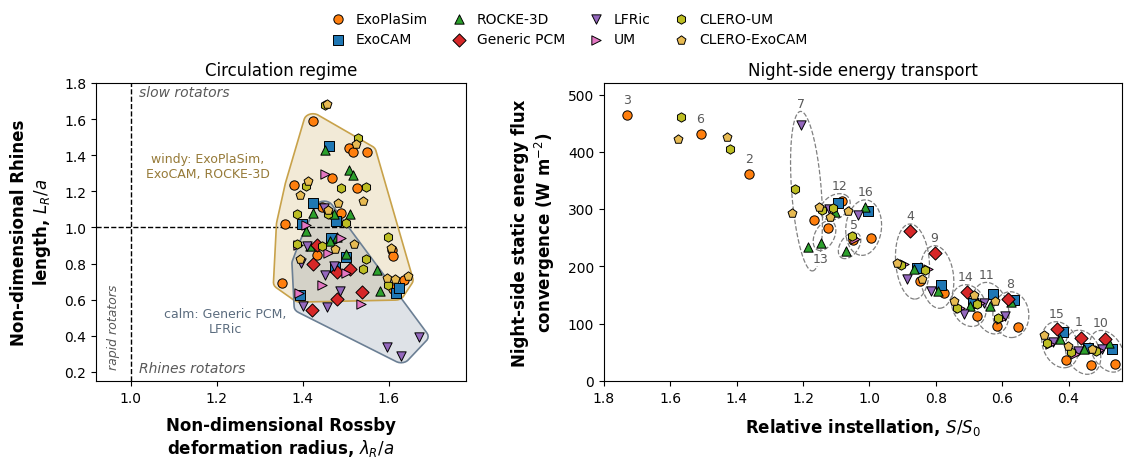

Write Python code to recreate this figure.
#
# Dynamical regimes across the parameter space
#
# Panel (a)  the non-dimensional Rhines length against the non-dimensional
#            Rossby deformation radius, after Figure 4 of Haqq-Misra et al.
#            (2018), with the equations as corrected by its two errata
# Panel (b)  the night-side static energy flux convergence at each sample
#            point, after Figure 2 of the same 2018 paper
#
# The jet latitude and regime label are plotted in fig_jet_regimes.py; they
# stay here for the numbers printed at the end.
#
# Arrays are produced by extract_regimes.py; rerun it after any resubmission.
#
import numpy as np
import matplotlib.pyplot as plt
from matplotlib.patches import Polygon
from matplotlib.colors import to_rgb, to_hex
from scipy.spatial import ConvexHull

# Axis labels in bold, and set a little clear of the tick labels
plt.rcParams[ 'axes.labelweight' ] = 'bold'
plt.rcParams[ 'axes.labelpad' ]    = 8

SHOW_TRANSPORT = True     # set False to drop panel (b)
TRANSPORT_X    = 'flux'   # abscissa of (b): 'flux' (S/S0), 'contrast' or 'case'
CASE_OVALS     = ( TRANSPORT_X != 'contrast' )   # dashed oval and number around each case
                          # in (b); on the contrast axis the cases overlap

# ─── QMC sample points, replicated from fig_interpolation_temp.py ────────────
flux = np.arange( 400, 2700, 100 )
pn2  = np.array( [ 0.10, 0.13, 0.16, 0.21, 0.26, 0.34, 0.43, 0.55, 0.70, 0.89,
                   1.13, 1.44, 1.83, 2.34, 2.98, 3.79, 4.83, 6.16, 7.85, 10.0 ] )
flux1 = np.array( [ 500, 1900, 2400, 1200, 1500, 2100, 1600, 800,
                    1100, 400, 900, 1500, 1600, 900, 600, 1400 ] )
pres1 = np.array( [ 0.70, 7.85, 0.21, 2.34, 0.16, 1.83, 0.55, 6.16,
                    0.70, 4.83, 0.10, 2.98, 0.16, 1.44, 0.43, 10.0 ] )

# ─── Regime diagnostics, from extract_regimes.py ─────────────────────────────
# ExoCAM
exocam_case  = np.array( [ 1, 4, 8, 9, 10, 11, 12, 14, 15, 16 ] )
exocam_lamr  = np.array( [ 1.399, 1.500, 1.476, 1.477, 1.394, 1.461, 1.616, 1.465, 1.424, 1.623 ] )
exocam_lr    = np.array( [ 1.017, 0.834, 0.783, 1.034, 0.626, 1.454, 0.637, 0.944, 1.135, 0.664 ] )
exocam_jet   = ['SJ', 'DJ', 'DJ', 'SJ', 'DJ', 'SJ', 'DJ', 'DJ', 'SJ', 'DJ']
exocam_jetlat= np.array( [ 2.0, 42.0, 66.0, 2.0, 70.0, 2.0, 66.0, 34.0, 2.0, 58.0 ] )
exocam_conv  = np.array( [ 57.1, 196.9, 140.7, 167.3, 55.7, 152.4, 310.8, 136.8, 84.9, 296.1 ] )
exocam_dn    = np.array( [ 0.323, 0.164, 0.136, 0.191, 0.156, 0.205, 0.011, 0.228, 0.283, 0.009 ] )
exocam_ratio = np.array( [ 0.572, 0.507, 0.463, 0.590, 0.461, 0.638, 0.424, 0.553, 0.531, 0.374 ] )

# ExoPlaSim
plasim_case  = np.array( [ 1, 2, 3, 4, 5, 6, 7, 8, 9, 10, 11, 12, 13, 14, 15, 16 ] )
plasim_lamr  = np.array( [ 1.360, 1.636, 1.550, 1.490, 1.508, 1.607, 1.527, 1.434, 1.469, 1.353, 1.424, 1.610, 1.518, 1.445, 1.380, 1.611 ] )
plasim_lr    = np.array( [ 1.021, 0.709, 1.418, 1.081, 1.438, 0.878, 1.220, 0.848, 1.272, 0.695, 1.591, 0.841, 1.417, 1.116, 1.235, 0.662 ] )
plasim_jet   = ['DJ', 'DJ', 'SJ', 'DJ', 'SJ', 'DJ', 'SJ', 'DJ', 'SJ', 'DJ', 'SJ', 'DJ', 'SJ', 'DJ', 'DJ', 'SJ']
plasim_jetlat= np.array( [ 58.1, 30.5, 2.8, 52.6, 2.8, 47.1, 2.8, 63.7, 2.8, 69.2, 2.8, 58.1, 2.8, 52.6, 41.5, 2.8 ] )
plasim_conv  = np.array( [ 27.6, 361.0, 464.2, 174.3, 245.8, 430.4, 280.7, 94.7, 153.7, 29.6, 95.3, 313.8, 266.2, 113.1, 36.6, 249.5 ] )
plasim_dn    = np.array( [ 0.429, 0.016, 0.061, 0.164, 0.105, 0.023, 0.122, 0.220, 0.240, 0.334, 0.297, 0.024, 0.087, 0.262, 0.443, 0.024 ] )
plasim_ratio = np.array( [ 0.655, 0.199, 0.512, 0.609, 0.443, 0.460, 0.545, 0.454, 0.665, 0.685, 0.632, 0.408, 0.418, 0.541, 0.651, 0.283 ] )

# ROCKE-3D
rocke3d_case  = np.array( [ 1, 4, 5, 7, 8, 9, 10, 11, 12, 13, 14, 15, 16 ] )
rocke3d_lamr  = np.array( [ 1.409, 1.500, 1.508, 1.511, 1.479, 1.473, 1.417, 1.451, 1.572, 1.517, 1.464, 1.423, 1.579 ] )
rocke3d_lr    = np.array( [ 0.979, 0.854, 1.318, 1.073, 0.949, 1.075, 0.900, 1.429, 0.767, 1.293, 0.927, 1.078, 0.650 ] )
rocke3d_jet   = ['SJ', 'DJ', 'DJ', 'SJ', 'DJ', 'SJ', 'DJ', 'SJ', 'DJ', 'DJ', 'DJ', 'SJ', 'DJ']
rocke3d_jetlat= np.array( [ 0.0, 40.0, 20.0, 4.0, 68.0, 4.0, 68.0, 4.0, 64.0, 24.0, 40.0, 4.0, 68.0 ] )
rocke3d_conv  = np.array( [ 56.4, 196.3, 227.1, 234.2, 138.0, 157.2, 65.6, 130.1, 295.2, 240.9, 130.0, 74.1, 303.5 ] )
rocke3d_dn    = np.array( [ 0.268, 0.148, 0.079, 0.070, 0.140, 0.177, 0.162, 0.192, 0.041, 0.067, 0.209, 0.254, 0.040 ] )
rocke3d_ratio = np.array( [ 0.454, 0.497, 0.546, 0.408, 0.525, 0.529, 0.477, 0.573, 0.198, 0.458, 0.519, 0.464, 0.246 ] )

# LFRic
lfric_case  = np.array( [ 1, 4, 7, 8, 9, 10, 11, 12, 14, 15, 16 ] )
lfric_lamr  = np.array( [ 1.396, 1.487, 1.671, 1.457, 1.472, 1.401, 1.450, 1.596, 1.453, 1.411, 1.629 ] )
lfric_lr    = np.array( [ 0.803, 0.647, 0.396, 0.560, 0.784, 0.563, 1.107, 0.338, 0.737, 0.899, 0.290 ] )
lfric_jet   = ['SJ', 'DJ', 'SJ', 'DJ', 'DJ', 'SJ', 'SJ', 'DJ', 'SJ', 'SJ', 'DJ']
lfric_jetlat= np.array( [ 1.0, 43.0, 1.0, 39.0, 1.0, 1.0, 5.0, 61.0, 1.0, 1.0, 69.0 ] )
lfric_conv  = np.array( [ 53.0, 177.3, 447.4, 112.8, 157.4, 56.5, 136.9, 299.6, 116.5, 67.4, 288.9 ] )
lfric_dn    = np.array( [ 0.403, 0.171, 0.055, 0.184, 0.232, 0.238, 0.239, 0.014, 0.270, 0.377, 0.017 ] )
lfric_ratio = np.array( [ 0.704, 0.522, 0.441, 0.726, 0.614, 0.817, 0.717, 0.812, 0.645, 0.705, 0.430 ] )

# Generic PCM
pcm_case  = np.array( [ 1, 4, 8, 9, 10, 14, 15 ] )
pcm_lamr  = np.array( [ 1.423, 1.537, 1.480, 1.509, 1.422, 1.479, 1.433 ] )
pcm_lr    = np.array( [ 0.798, 0.640, 0.603, 0.771, 0.541, 0.756, 0.905 ] )
pcm_jet   = ['SJ', 'DJ', 'DJ', 'DJ', 'DJ', 'DJ', 'SJ']
pcm_jetlat= np.array( [ 3.9, 58.7, 62.6, 50.9, 62.6, 43.0, 0.0 ] )
pcm_conv  = np.array( [ 75.4, 261.3, 142.2, 223.6, 73.2, 155.4, 90.9 ] )
pcm_dn    = np.array( [ 0.272, 0.097, 0.143, 0.147, 0.161, 0.214, 0.257 ] )
pcm_ratio = np.array( [ 0.520, 0.430, 0.492, 0.438, 0.355, 0.502, 0.548 ] )

# UM
um_case  = np.array( [ 1, 4, 8, 9, 10, 11, 14, 15, 16 ] )
um_lamr  = np.array( [ 1.390, 1.501, 1.445, 1.490, 1.391, 1.451, 1.458, 1.408, 1.536 ] )
um_lr    = np.array( [ 0.905, 0.750, 0.680, 0.944, 0.635, 1.295, 0.858, 1.012, 0.578 ] )
um_jet   = ['SJ', 'DJ', 'DJ', 'DJ', 'DJ', 'SJ', 'DJ', 'SJ', 'DJ']
um_jetlat= np.array( [ 1.0, 47.0, 59.0, 41.0, 63.0, 1.0, 53.0, 1.0, 41.0 ] )
um_conv  = np.array( [ 46.3, 204.6, 108.1, 195.3, 54.4, 135.4, 127.6, 63.8, 247.0 ] )
um_dn    = np.array( [ 0.432, 0.149, 0.206, 0.195, 0.278, 0.254, 0.244, 0.393, 0.065 ] )
um_ratio = np.array( [ 0.688, 0.512, 0.620, 0.599, 0.657, 0.805, 0.565, 0.686, 0.489 ] )

# CLERO, an emulator: drawn, but kept out of the hulls, ovals and statistics
# CLERO-UM
clero_um_case  = np.array( [ 1, 2, 4, 5, 6, 7, 8, 9, 10, 11, 12, 14, 15, 16 ] )
clero_um_lamr  = np.array( [ 1.388, 1.599, 1.500, 1.528, 1.598, 1.547, 1.446, 1.490, 1.386, 1.451, 1.548, 1.459, 1.407, 1.541 ] )
clero_um_lr    = np.array( [ 1.076, 0.683, 1.024, 1.497, 0.948, 1.224, 0.896, 1.219, 0.906, 1.677, 0.825, 1.073, 1.229, 0.772 ] )
clero_um_jet   = ['SJ', 'DJ', 'DJ', 'SJ', 'DJ', 'DJ', 'DJ', 'SJ', 'DJ', 'SJ', 'DJ', 'DJ', 'SJ', 'DJ']
clero_um_jetlat= np.array( [ 2.8, 52.6, 47.1, 2.8, 47.1, 41.5, 58.1, 2.8, 69.2, 2.8, 47.1, 47.1, 2.8, 47.1 ] )
clero_um_conv  = np.array( [ 50.0, 404.2, 202.9, 301.9, 461.3, 335.9, 110.3, 193.8, 52.7, 135.1, 297.6, 127.8, 65.6, 252.9 ] )
clero_um_dn    = np.array( [ 0.425, 0.002, 0.148, 0.096, 0.009, 0.067, 0.200, 0.189, 0.296, 0.243, 0.065, 0.249, 0.393, 0.060 ] )
clero_um_ratio = np.array( [ 0.729, 0.035, 0.544, 0.585, 0.169, 0.463, 0.623, 0.611, 0.700, 0.740, 0.428, 0.633, 0.741, 0.446 ] )

# CLERO-ExoCAM
clero_exocam_case  = np.array( [ 1, 2, 4, 5, 6, 7, 8, 9, 10, 11, 12, 14, 15, 16 ] )
clero_exocam_lamr  = np.array( [ 1.393, 1.646, 1.519, 1.525, 1.606, 1.541, 1.476, 1.482, 1.394, 1.457, 1.597, 1.460, 1.412, 1.614 ] )
clero_exocam_lr    = np.array( [ 1.178, 0.734, 0.907, 1.462, 0.885, 1.148, 0.882, 1.133, 0.825, 1.682, 0.722, 1.098, 1.257, 0.715 ] )
clero_exocam_jet   = ['SJ', 'DJ', 'DJ', 'SJ', 'DJ', 'DJ', 'DJ', 'SJ', 'DJ', 'SJ', 'DJ', 'DJ', 'SJ', 'DJ']
clero_exocam_jetlat= np.array( [ 2.8, 58.1, 41.5, 2.8, 47.1, 47.1, 63.7, 2.8, 69.2, 2.8, 58.1, 41.5, 2.8, 58.1 ] )
clero_exocam_conv  = np.array( [ 61.7, 425.1, 206.2, 286.5, 422.7, 292.5, 139.4, 177.6, 56.3, 149.3, 304.0, 140.2, 80.5, 297.2 ] )
clero_exocam_dn    = np.array( [ 0.340, -0.045, 0.127, 0.092, -0.005, 0.071, 0.140, 0.184, 0.228, 0.197, 0.018, 0.220, 0.314, 0.004 ] )
clero_exocam_ratio = np.array( [ 0.632, -4.888, 0.512, 0.515, -0.119, 0.489, 0.483, 0.588, 0.599, 0.634, 0.348, 0.560, 0.633, 0.178 ] )

# PlaHab, HEXTOR and ExoColumn cannot appear in any of the three panels. Panel
# (a) needs a wind field and panels (b) and (c) need a jet and a flux map, and
# none of the three submits them. extract_regimes.py does report a contrast
# ratio for the three PlaHab cases carrying a surface temperature field (0.615,
# 0.709 and 0.557 for Cases 1, 4 and 16), usable in the text.

# ─── Model style, following fig_summary.py ───────────────────────────────────
# Colors and markers as in Figure 2 (fig_energy_balance.py), so every model reads
# the same across the paper; the models are also listed in that order.
style  = { 'ExoPlaSim':   '#ff7f0e',
           'ExoCAM':      '#1f77b4',
           'ROCKE-3D':    '#2ca02c',
           'Generic PCM': '#d62728',
           'LFRic':       '#9467bd',
           'UM':          '#e377c2',
           'CLERO-UM':     '#bcbd22',
           'CLERO-ExoCAM': '#e7ba52' }
marker = { 'ExoPlaSim':   'o',
           'ExoCAM':      's',
           'ROCKE-3D':    '^',
           'Generic PCM': 'D',
           'LFRic':       'v',
           'UM':          '>',
           'CLERO-UM':     'h',
           'CLERO-ExoCAM': 'p' }

wind_models = [ 'ExoPlaSim', 'ExoCAM', 'ROCKE-3D', 'Generic PCM', 'LFRic', 'UM' ]
emulators   = [ 'CLERO-UM', 'CLERO-ExoCAM' ]
drawn       = wind_models + emulators

data = {
    'ExoCAM':      dict( case=exocam_case,  lamr=exocam_lamr,  lr=exocam_lr,
                         jet=exocam_jet,  jetlat=exocam_jetlat,  conv=exocam_conv,
                         ratio=exocam_ratio, dn=exocam_dn ),
    'ExoPlaSim':   dict( case=plasim_case,  lamr=plasim_lamr,  lr=plasim_lr,
                         jet=plasim_jet,  jetlat=plasim_jetlat,  conv=plasim_conv,
                         ratio=plasim_ratio, dn=plasim_dn ),
    'ROCKE-3D':    dict( case=rocke3d_case, lamr=rocke3d_lamr, lr=rocke3d_lr,
                         jet=rocke3d_jet, jetlat=rocke3d_jetlat, conv=rocke3d_conv,
                         ratio=rocke3d_ratio, dn=rocke3d_dn ),
    'LFRic':       dict( case=lfric_case,   lamr=lfric_lamr,   lr=lfric_lr,
                         jet=lfric_jet,   jetlat=lfric_jetlat,   conv=lfric_conv,
                         ratio=lfric_ratio, dn=lfric_dn ),
    'Generic PCM': dict( case=pcm_case,     lamr=pcm_lamr,     lr=pcm_lr,
                         jet=pcm_jet,     jetlat=pcm_jetlat,     conv=pcm_conv,
                         ratio=pcm_ratio, dn=pcm_dn ),
    'UM':          dict( case=um_case,      lamr=um_lamr,      lr=um_lr,
                         jet=um_jet,      jetlat=um_jetlat,      conv=um_conv,
                         ratio=um_ratio,  dn=um_dn ),
    'CLERO-UM':     dict( case=clero_um_case, lamr=clero_um_lamr, lr=clero_um_lr,
                          jet=clero_um_jet, jetlat=clero_um_jetlat, conv=clero_um_conv,
                          ratio=clero_um_ratio, dn=clero_um_dn ),
    'CLERO-ExoCAM': dict( case=clero_exocam_case, lamr=clero_exocam_lamr, lr=clero_exocam_lr,
                          jet=clero_exocam_jet, jetlat=clero_exocam_jetlat, conv=clero_exocam_conv,
                          ratio=clero_exocam_ratio, dn=clero_exocam_dn ),
}

S0 = 1361.0              # present-day solar constant, W m-2

# Three pairs of cases share an instellation, and 7/13 and 11/14 overlap in
# convergence too, so on the S/S0 axis each pair is nudged apart, in S/S0. The
# tall Case 7 goes outermost, and Case 14 into the gap towards 1100 W m-2.
PAIR_SHIFT = { 7: +0.024, 13: -0.016, 12: +0.016, 5: -0.018, 14: +0.050, 11: -0.010 }

def fan( name ):
    """Small horizontal offset so co-located models stay distinguishable."""
    return ( drawn.index( name ) - ( len( drawn ) - 1 ) / 2.0 ) * 0.14

def min_ellipse( P, tol=1e-4 ):
    """Smallest ellipse (x-c)' A (x-c) <= 1 holding the points P (Khachiyan)."""
    n, d = P.shape
    Q = np.vstack( [ P.T, np.ones( n ) ] )
    u = np.full( n, 1.0 / n )
    for _ in range( 20000 ):
        X = Q @ np.diag( u ) @ Q.T
        M = np.einsum( 'ij,ji->i', Q.T @ np.linalg.inv( X ), Q )
        j = np.argmax( M )
        if M[j] < ( d + 1.0 ) * ( 1.0 + tol ):
            break
        step = ( M[j] - d - 1.0 ) / ( ( d + 1.0 ) * ( M[j] - 1.0 ) )
        u = ( 1.0 - step ) * u
        u[j] += step
    ctr = P.T @ u
    A = np.linalg.inv( P.T @ np.diag( u ) @ P - np.outer( ctr, ctr ) ) / d
    # Stretch just enough that every point is inside
    r = np.einsum( 'ij,jk,ik->i', P - ctr, A, P - ctr )
    A = A / max( r.max(), 1.0 )
    return ctr, A

# The two model groups of the left panel, which differ by a near-constant
# offset in L_R/a at every shared case (about 0.3; see the analysis note)
groups = { 'windy': dict( models=[ 'ExoPlaSim', 'ExoCAM', 'ROCKE-3D' ], color='#c8a24a' ),
           'calm':  dict( models=[ 'Generic PCM', 'LFRic' ],            color='#6b7f94' ) }
c_label  = '0.35'

npanel = 2 if SHOW_TRANSPORT else 1
fig, axes = plt.subplots( 1, npanel, figsize=( 5.6 * npanel, 4.6 ), layout='constrained',
                         width_ratios=( [ 1.0, 1.4 ] if SHOW_TRANSPORT else None ) )
axes = np.atleast_1d( axes )
fig.get_layout_engine().set( wspace=0.08 )   # a little air between the panels

#--------------------------------------------------------------------
# Panel (a) — Rhines length against Rossby deformation radius
#
# Every point lies at lambda_R/a > 1, so no case in any model is a rapid
# rotator; the axis is extended past 1 to show that the boundary is empty
# rather than cropped away. The protocol fixes the rotation period at 15 days
# for every case, so lambda_R/a varies only through the scale height and is
# a monotone function of the global mean surface temperature. The Rhines
# length carries the discrimination.

ax = axes[0]
ax.set_xlim( 0.92, 1.78 )
ax.set_ylim( 0.15, 1.80 )

# A translucent hull around each model group, padded by a marker radius and
# built on the page in inches so the padding is round whatever the axis ranges
fig.canvas.draw()
bb = ax.get_window_extent().transformed( fig.dpi_scale_trans.inverted() )
gx = bb.width  / ( 1.78 - 0.92 )
gy = bb.height / ( 1.80 - 0.15 )
ring = np.linspace( 0.0, 2.0 * np.pi, 24, endpoint=False )
for gname, g in groups.items():
    x = np.concatenate( [ data[ n ][ 'lamr' ] for n in g[ 'models' ] ] ) * gx
    y = np.concatenate( [ data[ n ][ 'lr'   ] for n in g[ 'models' ] ] ) * gy
    P = np.column_stack( [ ( x[:, None] + 0.10 * np.cos( ring ) ).ravel(),
                           ( y[:, None] + 0.10 * np.sin( ring ) ).ravel() ] )
    H = P[ ConvexHull( P ).vertices ]
    H = np.column_stack( [ H[:, 0] / gx, H[:, 1] / gy ] )
    ax.add_patch( Polygon( H, closed=True, fc=g[ 'color' ], ec='none',
                           alpha=0.22, zorder=0.5 ) )
    ax.add_patch( Polygon( H, closed=True, fill=False, ec=g[ 'color' ],
                           lw=1.2, zorder=2 ) )

# Group labels beside each hull, clear of the other
ax.text( 1.18, 1.42, 'windy: ExoPlaSim,\nExoCAM, ROCKE-3D', fontsize=9,
         color=to_hex( 0.75 * np.array( to_rgb( groups[ 'windy' ][ 'color' ] ) ) ),
         ha='center', va='top' )
ax.text( 1.22, 0.56, 'calm: Generic PCM,\nLFRic', fontsize=9,
         color=to_hex( 0.85 * np.array( to_rgb( groups[ 'calm' ][ 'color' ] ) ) ),
         ha='center', va='top' )

ax.axhline( 1.0, color='k', ls='--', lw=1.0, zorder=1 )
ax.axvline( 1.0, color='k', ls='--', lw=1.0, zorder=1 )

for name in drawn:
    d = data[ name ]
    ax.scatter( d[ 'lamr' ], d[ 'lr' ], s=45, marker=marker[ name ], color=style[ name ], edgecolors='k',
                linewidths=0.7, label=name, zorder=5 )

ax.set_xlim( 0.92, 1.78 )
ax.set_ylim( 0.15, 1.80 )
ax.set_xlabel( 'Non-dimensional Rossby\ndeformation radius, $\\lambda_R/a$', fontsize=12 )
ax.set_ylabel( 'Non-dimensional Rhines\nlength, $L_R/a$', fontsize=12 )
ax.text( 0.96, 0.45, 'rapid rotators', fontsize=9, style='italic',
         color=c_label, ha='center', va='center', rotation=90 )
ax.text( 1.02, 1.73, 'slow rotators',   fontsize=10, style='italic', color=c_label, ha='left' )
ax.text( 1.02, 0.20, 'Rhines rotators', fontsize=10, style='italic', color=c_label, ha='left' )
ax.set_title( 'Circulation regime', fontsize=12 )

#--------------------------------------------------------------------
# Panel (b) — night-side energy transport
#
# Against the scaled day-night surface temperature contrast (T_day -
# T_night) / T_eq, as in the lower-right panel of Figure 2 of Haqq-Misra et al.
# (2018), where the axes are the other way round; or against the case number,
# with the models fanned out within each case.

if SHOW_TRANSPORT:
    ax = axes[1]
    by_case = ( TRANSPORT_X == 'case' )
    by_flux = ( TRANSPORT_X == 'flux' )
    def xpos( name ):
        d = data[ name ]
        if by_case:
            return d[ 'case' ] + fan( name )
        if by_flux:
            shift = np.array( [ PAIR_SHIFT.get( c, 0.0 ) for c in d[ 'case' ] ] )
            return flux1[ d[ 'case' ] - 1 ] / S0 + shift + 0.07 * fan( name )
        return d[ 'dn' ]
    xlim = { 'case': ( 0.2, 16.8 ), 'flux': ( 1.80, 0.24 ), 'contrast': ( 0.0, 0.47 ) }[ TRANSPORT_X ]
    ylim = ( 0.0, 520.0 )

    if CASE_OVALS:
        # A dashed oval around the models at each shared case, labeled with the
        # case number, so each cluster reads as one sample point; the cases
        # only ExoPlaSim reports carry the number alone. Each oval is the
        # smallest ellipse holding the markers, found on the page in inches so
        # it keeps its shape whatever the axis ranges; it may tilt with the
        # cluster.
        ax.set_xlim( xlim )
        ax.set_ylim( ylim )
        fig.canvas.draw()
        bb = ax.get_window_extent().transformed( fig.dpi_scale_trans.inverted() )
        sx = bb.width  / abs( xlim[1] - xlim[0] )    # inches per abscissa unit
        sy = bb.height / ( ylim[1] - ylim[0] )    # inches per W m-2
        rm = 0.085                                # marker radius plus a gap, in
        ring = np.linspace( 0.0, 2.0 * np.pi, 16, endpoint=False )
        for c in range( 1, 17 ):
            here = [ n for n in wind_models if c in data[ n ][ 'case' ] ]
            x = np.array( [ xpos( n )[ data[ n ][ 'case' ] == c ][0] for n in here ] ) * sx
            y = np.array( [ data[ n ][ 'conv' ][ data[ n ][ 'case' ] == c ][0] for n in here ] ) * sy
            if len( here ) == 1:
                # ExoPlaSim alone: the number only, where an oval's top would be
                ax.text( x[0] / sx, ( y[0] + rm ) / sy + 3.0, str( c ), fontsize=9,
                         color=c_label, ha='center', va='bottom', zorder=4,
                         bbox=dict( fc='w', ec='none', pad=0.5 ) )
                continue
            P = np.column_stack( [ ( x[:, None] + rm * np.cos( ring ) ).ravel(),
                                   ( y[:, None] + rm * np.sin( ring ) ).ravel() ] )
            ctr, A = min_ellipse( P )
            w, V = np.linalg.eigh( A )
            t = np.linspace( 0.0, 2.0 * np.pi, 200 )
            E = ctr[:, None] + V @ ( np.diag( 1.0 / np.sqrt( w ) )
                                     @ np.vstack( [ np.cos( t ), np.sin( t ) ] ) )
            ax.plot( E[0] / sx, E[1] / sy, color='0.5', ls='--', lw=0.9, zorder=2 )
            # Below the oval where the space above is taken (Case 13 on S/S0)
            below = by_flux and c in ( 13, )
            k = np.argmin( E[1] ) if below else np.argmax( E[1] )
            ax.text( E[0, k] / sx, E[1, k] / sy + ( -3.0 if below else 3.0 ), str( c ),
                     fontsize=9, color=c_label, ha='center',
                     va='top' if below else 'bottom', zorder=4,
                     bbox=dict( fc='w', ec='none', pad=0.5 ) )

    for name in drawn:
        ax.scatter( xpos( name ), data[ name ][ 'conv' ], s=45, marker=marker[ name ],
                    color=style[ name ], edgecolors='k', linewidths=0.7,
                    label=name, zorder=5 )

    ax.set_xlim( xlim )
    ax.set_ylim( ylim )
    if by_case:
        ax.set_xticks( [ 1, 4, 7, 10, 13, 16 ] )
        ax.set_xticks( range( 1, 17 ), minor=True )
        ax.set_xlabel( 'Case', fontsize=12 )
    elif by_flux:
        ax.set_xlabel( 'Relative instellation, $S/S_0$', fontsize=12 )
    else:
        ax.set_xlabel( 'Day-night temperature contrast,\n'
                       '$(T_{\\mathrm{day}} - T_{\\mathrm{night}})/T_{\\mathrm{eq}}$', fontsize=12 )
    ax.set_ylabel( 'Night-side static energy flux\nconvergence (W m$^{-2}$)', fontsize=12 )
    ax.set_title( 'Night-side energy transport', fontsize=12 )

for ax in axes:
    ax.tick_params( axis='both', labelsize=10 )

# One legend row above the panels; inside them it hid points at this size
model_handles, _ = axes[0].get_legend_handles_labels()
fig.legend( handles=model_handles, loc='outside upper center', ncol=4, fontsize=10,
            frameon=False, columnspacing=1.2, handletextpad=0.3 )
fig.savefig( 'fig_regimes.png', bbox_inches='tight' )
# PDF rather than EPS: the group hulls overlap by transparency, which EPS lacks
fig.savefig( 'fig_regimes.pdf', bbox_inches='tight' )

#--------------------------------------------------------------------
# Numbers quoted in the text

print( '=== regime spread across models, per case ===' )
straddle = 0
for c in range( 1, 17 ):
    vals = { n: data[ n ][ 'lr' ][ np.where( data[ n ][ 'case' ] == c )[0][0] ]
             for n in wind_models if c in data[ n ][ 'case' ] }
    if len( vals ) < 3:
        continue
    v = np.array( list( vals.values() ) )
    hit = v.min() < 1.0 < v.max()
    straddle += hit
    print( f'  case {c:2d}  n={len(v)}  L_R/a {v.min():.2f}-{v.max():.2f}'
           f'{"   straddles the boundary" if hit else ""}' )
print( f'  {straddle} of the multi-model cases straddle L_R/a = 1' )

agree = total = 0
for n in wind_models:
    d = data[ n ]
    for c, l, j in zip( d[ 'case' ], d[ 'lr' ], d[ 'jet' ] ):
        total += 1
        agree += ( l < 1.0 ) == ( j == 'DJ' )
print( f'\n=== the Rhines criterion predicts the jet structure in '
       f'{agree} of {total} cases ({100.0 * agree / total:.0f}%) ===' )

print( '\n=== contrast ratio against the Rhines length ===' )
all_lr, all_ratio = [], []
for n in wind_models:
    lr, ratio = data[ n ][ 'lr' ], data[ n ][ 'ratio' ]
    all_lr.append( lr ); all_ratio.append( ratio )
    print( f'  {n:12s} n={len(lr):2d}  r = {np.corrcoef(lr, ratio)[0,1]:+.2f}'
           f'   ratio {ratio.min():.2f}-{ratio.max():.2f}' )
pooled = np.corrcoef( np.concatenate( all_lr ), np.concatenate( all_ratio ) )[0,1]
print( f'  {"pooled":12s} n={len(np.concatenate(all_lr)):2d}  r = {pooled:+.2f}' )

print( '\n=== night-side convergence against the day-night contrast ===' )
all_dn, all_cv = [], []
for n in wind_models:
    dn, cv = data[ n ][ 'dn' ], data[ n ][ 'conv' ]
    all_dn.append( dn ); all_cv.append( cv )
    print( f'  {n:12s} n={len(dn):2d}  r = {np.corrcoef(dn, cv)[0,1]:+.2f}'
           f'   contrast {dn.min():.3f}-{dn.max():.3f}' )
all_dn, all_cv = np.concatenate( all_dn ), np.concatenate( all_cv )
print( f'  {"pooled":12s} n={len(all_dn):2d}  r = {np.corrcoef(all_dn, all_cv)[0,1]:+.2f}'
       f'   contrast {all_dn.min():.3f}-{all_dn.max():.3f}' )

print( '\n=== what sets the left panel ===' )
C  = np.concatenate( [ data[ n ][ 'case' ] for n in wind_models ] )
M  = np.concatenate( [ [ n ] * len( data[ n ][ 'case' ] ) for n in wind_models ] )
LA = np.concatenate( [ data[ n ][ 'lamr' ] for n in wind_models ] )
LR = np.concatenate( [ data[ n ][ 'lr'   ] for n in wind_models ] )
def explained( v, grp ):
    within = sum( ( ( v[ grp == k ] - v[ grp == k ].mean() )**2 ).sum() for k in set( grp ) )
    return 1.0 - within / ( ( v - v.mean() )**2 ).sum()
print( f'  lambda_R/a: variance explained by case {explained(LA, C):.2f}, by model {explained(LA, M):.2f};'
       f' r with S {np.corrcoef(LA, flux1[C-1])[0,1]:+.2f}' )
print( f'  L_R/a:      r with S {np.corrcoef(LR, flux1[C-1])[0,1]:+.2f},'
       f' with log p {np.corrcoef(LR, np.log(pres1[C-1]))[0,1]:+.2f}' )
for n in wind_models:
    lp = np.log10( pres1[ data[ n ][ 'case' ] - 1 ] )
    b, a0 = np.polyfit( lp, data[ n ][ 'lr' ], 1 )
    print( f'  {n:12s} r with log p {np.corrcoef(lp, data[n]["lr"])[0,1]:+.2f}'
           f'   L_R/a = 1 at p = {10**((1.0 - a0) / b):.2f} bar' )
shared = [ c for c in range( 1, 17 ) if all( c in data[ n ][ 'case' ] for n in wind_models ) ]
k  = np.isin( C, shared )
v, cc, mm = LR[ k ], C[ k ], M[ k ]
tot = ( ( v - v.mean() )**2 ).sum()
ce = { c: v[ cc == c ].mean() - v.mean() for c in shared }
me = { n: v[ mm == n ].mean() - v.mean() for n in wind_models }
fit = np.array( [ v.mean() + ce[ c ] + me[ n ] for c, n in zip( cc, mm ) ] )
print( f'  shared cases {shared}: case {explained(v, cc):.2f}, model {explained(v, mm):.2f},'
       f' interaction {((v - fit)**2).sum() / tot:.2f}' )
print( '  model offsets in L_R/a: ' + ', '.join( f'{n} {me[n]:+.2f}' for n in wind_models ) )
gap = ( np.mean( [ me[ n ] for n in groups[ 'windy' ][ 'models' ] ] )
        - np.mean( [ me[ n ] for n in groups[ 'calm' ][ 'models' ] ] ) )
print( f'  windy minus calm group mean offset {gap:.2f}' )
